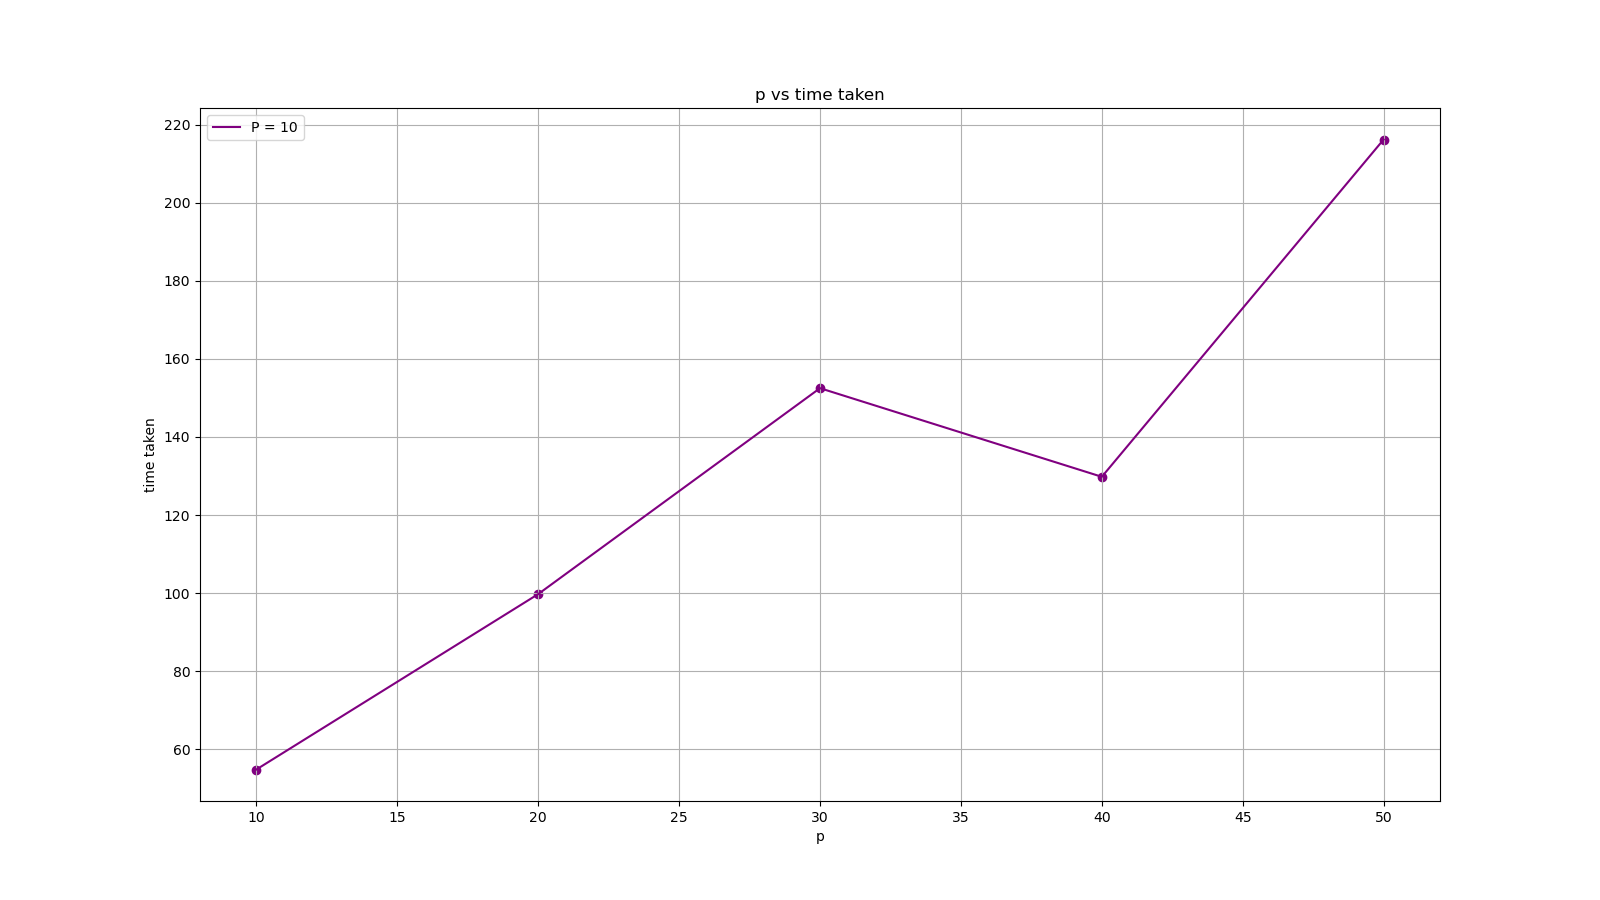

This chart was generated by the following Python code:
# Throughput Analysis with varying k: 

import matplotlib.pyplot as plt
import os

def avg(a,b,c,d,e):
    return (a+b+c+d+e)/5


p = [10, 20, 30, 40, 50]
time = [11071/202, 11071/111, 6862/45, 9864/76, 8864/41]

# make a big plot
plt.figure(figsize=(16, 9))

plt.plot(p, time, label='P = 10', color='purple')

# show grid lines
plt.grid(True)

# show markers
plt.scatter(p, time, color='purple')

plt.xlabel('p')
plt.ylabel('time taken')
plt.title('p vs time taken')
plt.legend()
script_name = os.path.splitext(os.path.basename(__file__))[0]
plt.savefig(f"{script_name}.png")
plt.show()
